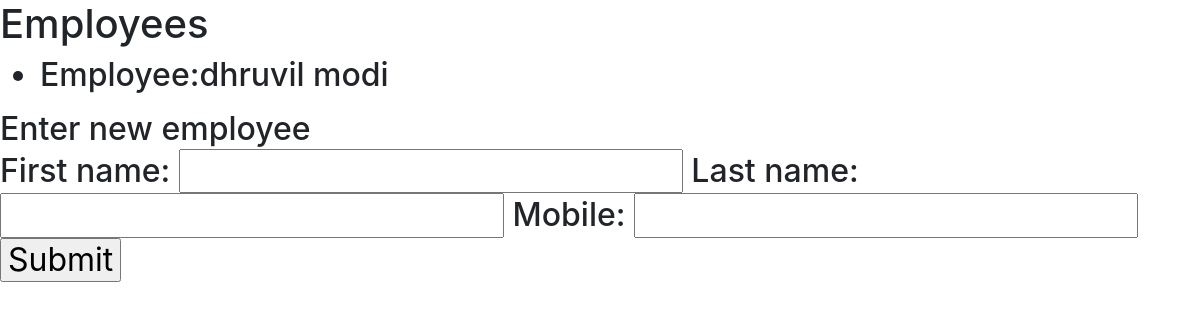
Page /home/depemp/1 on the earlier database version.
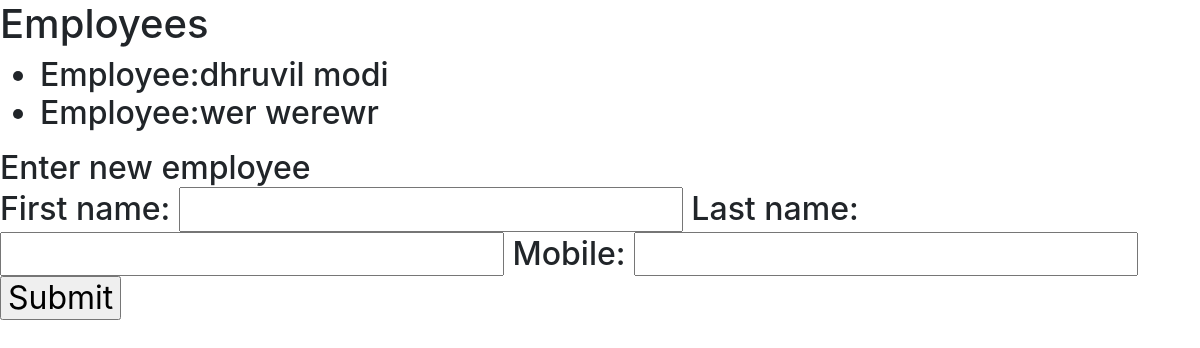
Same page on the later database version.
### home/models.py (models this page shows)
class employee(models.Model):
    emp_fname=models.CharField(max_length=10)
    emp_lname=models.CharField(max_length=10)
    emp_mob=models.CharField(max_length=10,unique=True)
    emp_dept=models.ManyToManyField('department',related_name='dep_emp',blank=True)
    def __str__(self):
        return f"Employee:{self.emp_fname}  {self.emp_lname}"

### home/views.py (the view)
# urls.py: path('depemp/<int:dept_id>',views.depemp,name='de')
def depemp(request,dept_id):
    deinfo = department.objects.get(pk=dept_id);
    if request.method=="POST":
          e1=employee(emp_fname=request.POST["addf"],emp_lname=request.POST["addl"],emp_mob=request.POST["addm"])
          e1.save()
          e1.emp_dept.add(deinfo)
    einfo=deinfo.dep_emp.all()
    return  render(request,"home/depemp.html",
                   {'employee':einfo})

### home/templates/home/depemp.html (shortened to what this page needs)
{% extends "home/layout.html" %}
{% block body %}
<h1>Employees</h1>
<h2>
    <ul>
        {% for e in employee %}
        <li>{{e}}</li>
        {% endfor %}
    </ul>
</h2>
<h2>
    Enter new employee
    <form action="" method="POST">
       First name: <input type="text" name="addf">
        Last name: <input type="text" name="addl">
        Mobile: <input type="text" name="addm">
        <input type="submit" name="'submit">
    </form>
</h2>
{% endblock %}

Differences in the rows shown:
added employee: emp_fname+emp_lname "Employee:wer werewr"
